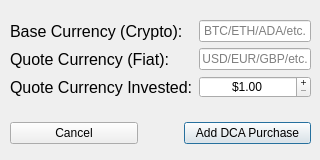
<?xml version="1.0" encoding="UTF-8"?>
<ui version="4.0">
 <class>add_dca</class>
 <widget class="QWidget" name="add_dca">
  <property name="geometry">
   <rect>
    <x>0</x>
    <y>0</y>
    <width>320</width>
    <height>160</height>
   </rect>
  </property>
  <property name="sizePolicy">
   <sizepolicy hsizetype="Fixed" vsizetype="Fixed">
    <horstretch>0</horstretch>
    <verstretch>0</verstretch>
   </sizepolicy>
  </property>
  <property name="minimumSize">
   <size>
    <width>320</width>
    <height>160</height>
   </size>
  </property>
  <property name="maximumSize">
   <size>
    <width>320</width>
    <height>160</height>
   </size>
  </property>
  <property name="windowTitle">
   <string>Add DCA Purchase</string>
  </property>
  <widget class="QWidget" name="formLayoutWidget">
   <property name="geometry">
    <rect>
     <x>10</x>
     <y>20</y>
     <width>301</width>
     <height>124</height>
    </rect>
   </property>
   <layout class="QFormLayout" name="add_dca_layout">
    <item row="0" column="0">
     <widget class="QLabel" name="base_currency_label">
      <property name="font">
       <font>
        <pointsize>12</pointsize>
       </font>
      </property>
      <property name="text">
       <string>Base Currency (Crypto):</string>
      </property>
     </widget>
    </item>
    <item row="0" column="1">
     <widget class="QLineEdit" name="base_currency_input">
      <property name="enabled">
       <bool>true</bool>
      </property>
      <property name="font">
       <font>
        <pointsize>9</pointsize>
       </font>
      </property>
      <property name="inputMethodHints">
       <set>Qt::ImhNone</set>
      </property>
      <property name="maxLength">
       <number>4</number>
      </property>
      <property name="alignment">
       <set>Qt::AlignCenter</set>
      </property>
      <property name="placeholderText">
       <string>BTC/ETH/ADA/etc.</string>
      </property>
     </widget>
    </item>
    <item row="1" column="0">
     <widget class="QLabel" name="quote_currency_label">
      <property name="font">
       <font>
        <pointsize>12</pointsize>
       </font>
      </property>
      <property name="text">
       <string>Quote Currency (Fiat):</string>
      </property>
     </widget>
    </item>
    <item row="1" column="1">
     <widget class="QLineEdit" name="quote_currency_input">
      <property name="font">
       <font>
        <pointsize>9</pointsize>
       </font>
      </property>
      <property name="text">
       <string/>
      </property>
      <property name="maxLength">
       <number>4</number>
      </property>
      <property name="alignment">
       <set>Qt::AlignCenter</set>
      </property>
      <property name="placeholderText">
       <string>USD/EUR/GBP/etc.</string>
      </property>
     </widget>
    </item>
    <item row="2" column="0">
     <widget class="QLabel" name="quote_amount_label">
      <property name="font">
       <font>
        <pointsize>12</pointsize>
       </font>
      </property>
      <property name="text">
       <string>Quote Currency Invested:</string>
      </property>
     </widget>
    </item>
    <item row="2" column="1">
     <widget class="QSpinBox" name="quote_amount_input">
      <property name="font">
       <font>
        <pointsize>9</pointsize>
       </font>
      </property>
      <property name="inputMethodHints">
       <set>Qt::ImhFormattedNumbersOnly|Qt::ImhNoPredictiveText</set>
      </property>
      <property name="alignment">
       <set>Qt::AlignCenter</set>
      </property>
      <property name="buttonSymbols">
       <enum>QAbstractSpinBox::PlusMinus</enum>
      </property>
      <property name="correctionMode">
       <enum>QAbstractSpinBox::CorrectToNearestValue</enum>
      </property>
      <property name="suffix">
       <string>.00</string>
      </property>
      <property name="prefix">
       <string>$</string>
      </property>
      <property name="minimum">
       <number>1</number>
      </property>
      <property name="maximum">
       <number>100000000</number>
      </property>
      <property name="singleStep">
       <number>1</number>
      </property>
      <property name="stepType">
       <enum>QAbstractSpinBox::DefaultStepType</enum>
      </property>
      <property name="value">
       <number>1</number>
      </property>
     </widget>
    </item>
    <item row="6" column="0" colspan="2">
     <layout class="QHBoxLayout" name="horizontalLayout">
      <item>
       <widget class="QPushButton" name="cancel_add_button">
        <property name="text">
         <string>Cancel</string>
        </property>
        <property name="default">
         <bool>false</bool>
        </property>
       </widget>
      </item>
      <item>
       <spacer name="add_dca_button_Hspacer">
        <property name="orientation">
         <enum>Qt::Horizontal</enum>
        </property>
        <property name="sizeType">
         <enum>QSizePolicy::Fixed</enum>
        </property>
        <property name="sizeHint" stdset="0">
         <size>
          <width>40</width>
          <height>20</height>
         </size>
        </property>
       </spacer>
      </item>
      <item>
       <widget class="QPushButton" name="confirm_add_button">
        <property name="text">
         <string>Add DCA Purchase</string>
        </property>
        <property name="default">
         <bool>true</bool>
        </property>
       </widget>
      </item>
     </layout>
    </item>
    <item row="4" column="0">
     <spacer name="add_dca_Vspacer_1">
      <property name="orientation">
       <enum>Qt::Vertical</enum>
      </property>
      <property name="sizeHint" stdset="0">
       <size>
        <width>20</width>
        <height>40</height>
       </size>
      </property>
     </spacer>
    </item>
    <item row="5" column="0">
     <spacer name="add_dca_Vspacer_2">
      <property name="orientation">
       <enum>Qt::Vertical</enum>
      </property>
      <property name="sizeHint" stdset="0">
       <size>
        <width>20</width>
        <height>40</height>
       </size>
      </property>
     </spacer>
    </item>
    <item row="3" column="0">
     <spacer name="add_dca_Vspacer_3">
      <property name="orientation">
       <enum>Qt::Vertical</enum>
      </property>
      <property name="sizeHint" stdset="0">
       <size>
        <width>20</width>
        <height>40</height>
       </size>
      </property>
     </spacer>
    </item>
   </layout>
  </widget>
 </widget>
 <resources/>
 <connections/>
</ui>
